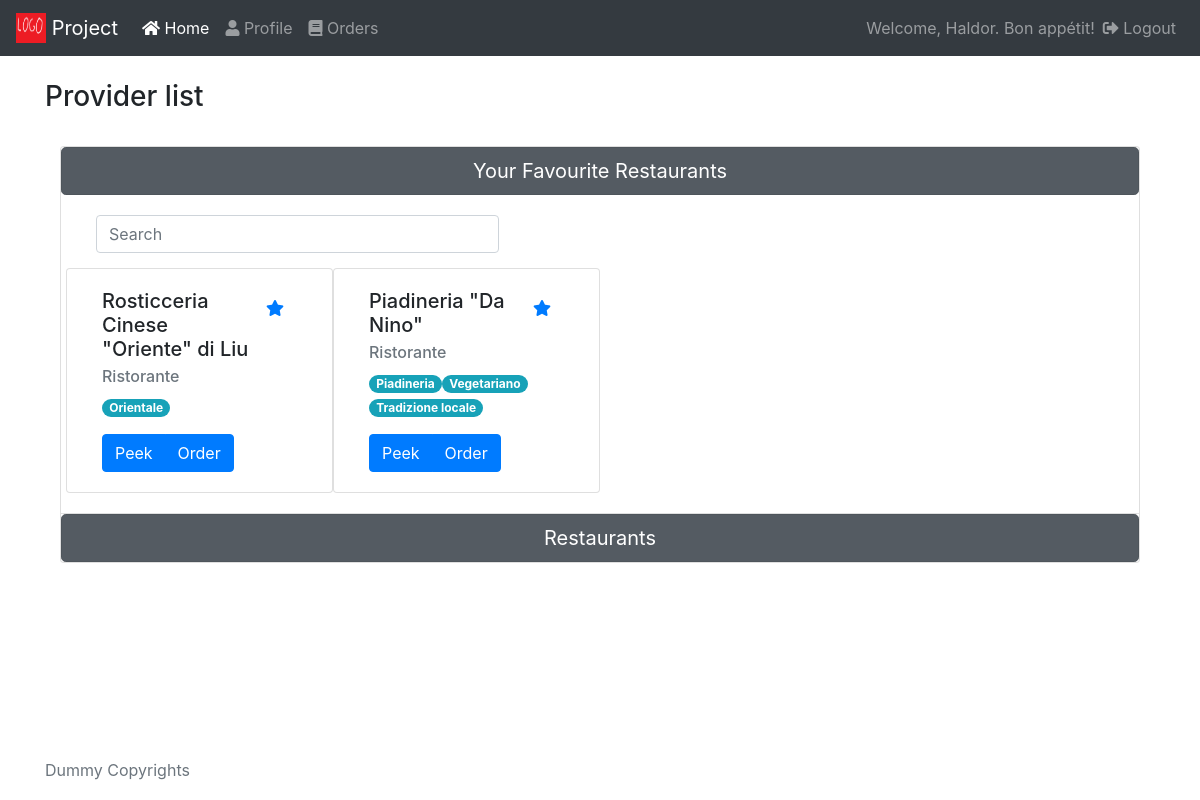
The page /home_clients.php (signed in) on the database its author committed.
### tables this page shows
CREATE TABLE `provider` (
  `provider_id` int(11) NOT NULL AUTO_INCREMENT,
  `provider_name` varchar(90) NOT NULL,
  `provider_address` varchar(90) NOT NULL,
  `provider_email` varchar(45) NOT NULL,
  `provider_password` varchar(255) NOT NULL,
  `type_id` int(11) NOT NULL,
  `opening_hours` time NOT NULL,
  `closing_hours` time NOT NULL,
  PRIMARY KEY (`provider_id`),
  KEY `type_id_idx` (`type_id`),
  CONSTRAINT `type_id` FOREIGN KEY (`type_id`) REFERENCES `type` (`type_id`) ON DELETE NO ACTION ON UPDATE NO ACTION
);

CREATE TABLE `type` (
  `type_id` int(11) NOT NULL AUTO_INCREMENT,
  `type_name` varchar(45) NOT NULL,
  PRIMARY KEY (`type_id`)
);

CREATE TABLE `category` (
  `category_id` int(11) NOT NULL AUTO_INCREMENT,
  `category_name` varchar(45) NOT NULL,
  PRIMARY KEY (`category_id`)
);

### home_clients.php (the view, shortened to what this page needs)
<?php include("fragments/connection-begin.php"); ?>
<!DOCTYPE html>
<html lang="en">
<head>
  <?php include("fragments/head-contents.php"); ?>
</head>
<body>
  <?php include("fragments/navbar.php"); ?>
  <div class="container mt-4 mb-4">
    <h3 class="pb-2">Provider list</h3>
    <div class="container accordion mt-4 mb-4" id="mainAccordion">
      <div class="card main-card">
        <h1 class="mb-0">
          <button class="btn btn-secondary btn-lg btn-block active" data-toggle="collapse" data-target="#collapseFavouriteRestaurants" aria-expanded="true" aria-controls="collapseFavouriteRestaurants">
            Your Favourite Restaurants
          </button>
        </h1>
        <div id="collapseFavouriteRestaurants" class="collapse show" aria-labelledby="headingFavouriteRestaurants" data-parent="#mainAccordion">
          <div class="card-body">
            <div class="card-searchbar col-5">
              <input class="form-control mr-sm-2" id="searchFavourites" type="search" placeholder="Search" aria-label="Search Favourites">
            </div>
            <div class="row" id="favouriteProviders">
              <?php
                if ($favProviders = $conn->query(
                  "SELECT p.provider_id, p.provider_name, t.type_name
                  FROM client_provider cp
                  JOIN provider p
                  ON cp.provider_id = p.provider_id
                  LEFT JOIN type t
                  ON p.type_id = t.type_id
                  WHERE cp.client_id = '".$_SESSION['user_id']."'"
                )) {
                  while ($providerRow = $favProviders->fetch_assoc()) {
              ?>
              <div class="card col-sm-3 providerCard favouriteProvider" data-provider-id="<?php echo $providerRow['provider_id']; ?>">
                <div class="card-body">
                  <div class="float-right">
                    <button name="removeFavourite" class="btn btn-link"><i class="fas fa-star"></i></button>
                  </div>
                  <h5 class="card-title"><?php echo $providerRow['provider_name'] ?></h5>
                  <h6 class="card-subtitle mb-2 text-muted"><?php echo $providerRow['type_name'] ?></h6>
                  <p class="card-text">
                    <?php
                      if ($providerCategories = $conn->query("SELECT c.category_name
                                            FROM provider p
                                            LEFT JOIN provider_category pc
                                            ON p.provider_id = pc.provider_id
                                            LEFT JOIN category c
                                            ON c.category_id = pc.category_id
                                            WHERE p.provider_id = '".$providerRow['provider_id']."'")) {
                        while ($categoryRow = $providerCategories->fetch_assoc()) {
                          echo "<span class='badge badge-pill badge-info'>".$categoryRow['category_name']."</span>";
                        }
                      }
                    ?>
                  </p>
                  <div class="btn-group btn-group-justified">
                    <button class="btn btn-primary inline" data-toggle="modal" data-target="#peekOnProvider">Peek</button>
                    <button class="btn btn-primary inline btn-place-order">Order</button>
                  </div>
                </div>
              </div>
              <?php
                  }
                } else {
                  echo "Query failed";
                }
               ?>
            </div>
          </div>
        </div>
      </div>
      <div class="card main-card">
        <h1 class="mb-0">
          <button class="btn btn-secondary btn-lg btn-block active" data-toggle="collapse" data-target="#collapseAllRestaurants" aria-expanded="false" aria-controls="collapseAllRestaurants">
            Restaurants
          </button>
        </h1>
      </div>
    </div>
  </div>
    <?php include("fragments/footer.php"); ?>
</body>
</html>

### styles/style.css (style rules this page uses)
.card-searchbar { margin-bottom: 15px; }
html { position: relative; min-height: 100%; }
body { margin-bottom: 60px; }

### rows shown on the page
provider: provider_name "Rosticceria Cinese \"Oriente\" di Liu", type.type_name "Ristorante"
category: category_name "Orientale"
provider: provider_name "Piadineria \"Da Nino\"", type.type_name "Ristorante"
category: category_name "Piadineria"
category: category_name "Vegetariano"
category: category_name "Tradizione locale"

### other values the page prints
$_SESSION['user_name'] "Haldor"
